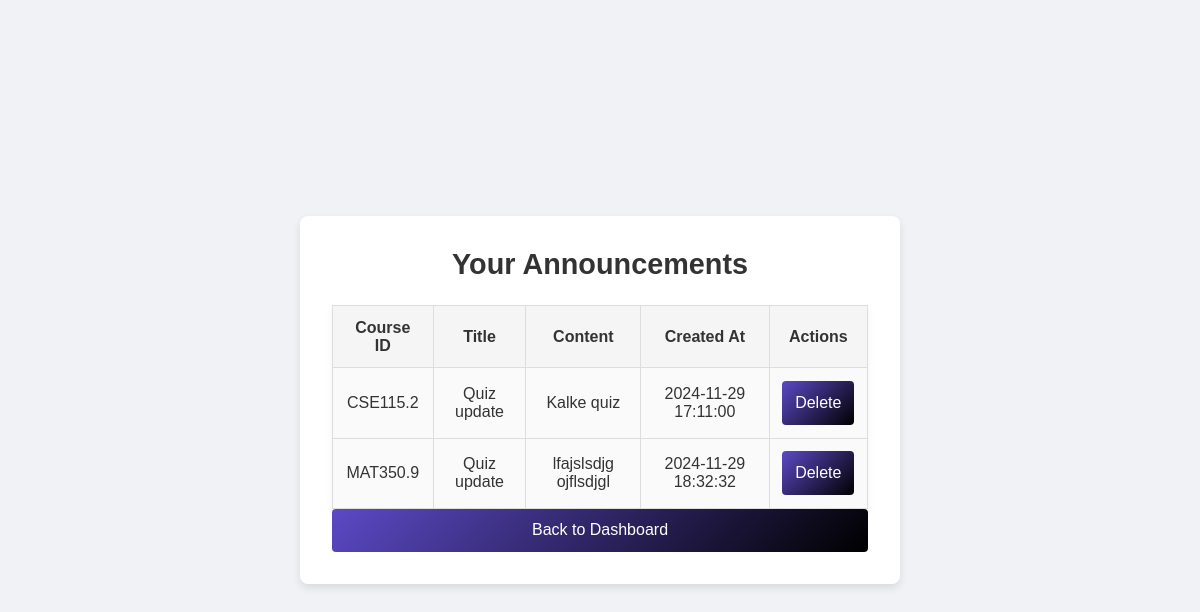
Before: /manage_announcements.php (signed in) with the older database file.
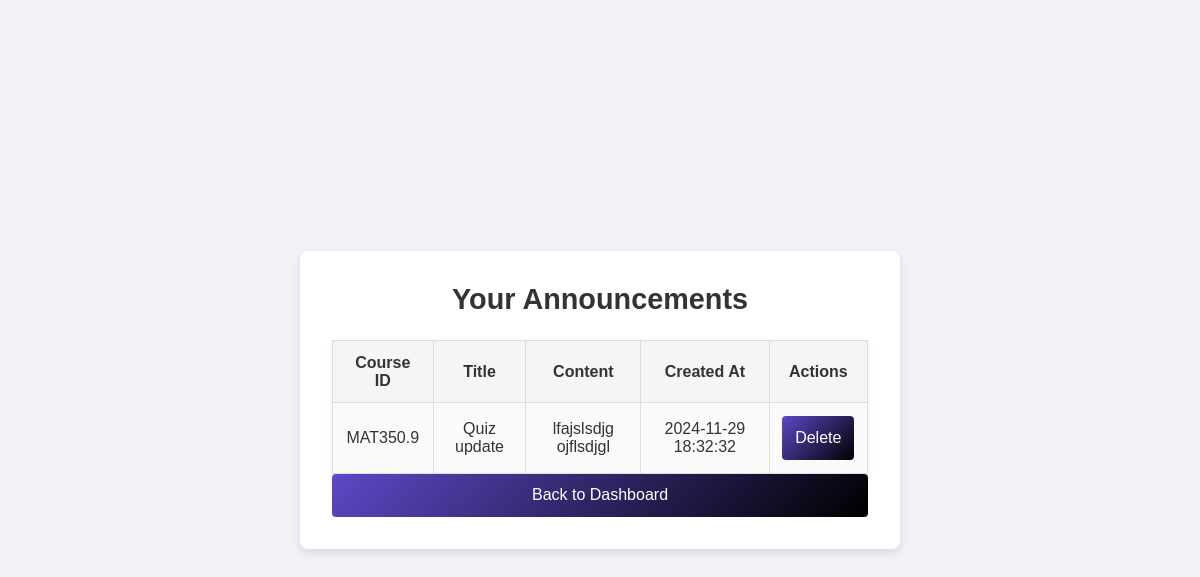
After: the same page with the newer database file.
### tables this page shows
CREATE TABLE `announcement` (
  `Announce_ID` int(10) NOT NULL,
  `UserID` varchar(50) NOT NULL,
  `Course_ID` varchar(20) NOT NULL,
  `Title` varchar(100) NOT NULL,
  `Content` longtext NOT NULL,
  `Created_At` timestamp NOT NULL DEFAULT current_timestamp() ON UPDATE current_timestamp()
);

### manage_announcements.php (the view, shortened to what this page needs)
<?php
$servername = "localhost";
$username = "root";
$password = "";
$dbname = "learning_platform";
$conn = new mysqli($servername, $username, $password, $dbname);
$user_id = $_SESSION['userID'];
$sql = "SELECT Announce_ID, Course_ID, Title, Content, Created_At FROM Announcement WHERE UserID = ?";
$stmt = $conn->prepare($sql);
$stmt->bind_param("s", $user_id);
$stmt->execute();
$result = $stmt->get_result();
?>
<!DOCTYPE html>
<html lang="en">
<head>
    <link rel="stylesheet" href="style.css">
</head>
<body>
    <div class="announcement-container">
        <h1>Your Announcements</h1>
        <?php if ($result->num_rows > 0): ?>
            <table>
                <thead>
                    <tr>
                        <th>Course ID</th>
                        <th>Title</th>
                        <th>Content</th>
                        <th>Created At</th>
                        <th>Actions</th>
                    </tr>
                </thead>
                <tbody>
                    <?php while ($row = $result->fetch_assoc()): ?>
                        <tr>
                            <td><?php echo htmlspecialchars($row['Course_ID']); ?></td>
                            <td><?php echo htmlspecialchars($row['Title']); ?></td>
                            <td><?php echo htmlspecialchars($row['Content']); ?></td>
                            <td><?php echo htmlspecialchars($row['Created_At']); ?></td>
                            <td>
                                <form action="delete_announcement.php" method="POST" style="display:inline;">
                                    <button type="submit" onclick="return confirm('Are you sure you want to delete this announcement?');">
                                        Delete
                                    </button>
                                </form>
                            </td>
                        </tr>
                    <?php endwhile; ?>
                </tbody>
            </table>
        <?php else: ?>
            <p>No announcements found.</p>
        <?php endif; ?>
        <a href="instructor_dashboard.html"><button>Back to Dashboard</button></a>
    </div>
</body>
</html>

### style.css (style rules this page uses)
* { margin: 0; padding: 0; box-sizing: border-box; font-family: Arial, sans-serif; }
body { display: flex; justify-content: center; align-items: center; min-height: 100vh; background: #f0f2f5; color: #333; }
button { width: 100%; padding: 0.8rem; background: linear-gradient(135deg, #5c49c6, #000000); color: #fff; border: none; border-radius: 4px; font-size: 1rem; cursor: pointer; transition: background 0.3s ease; }
a { color: #4CAF50; text-decoration: none; }
table { width: 100%; border-collapse: collapse; margin-top: 1rem; box-shadow: 0 4px 8px rgba(0, 0, 0, 0.05); }
th, td { padding: 0.8rem; border: 1px solid #ddd; color: #333; text-align: center; }
th { background-color: #f5f5f5; font-weight: bold; }
td { background-color: #fafafa; }
.announcement-container { max-width: 600px; margin: 2rem auto; padding: 2rem; background: #fff; border-radius: 8px; box-shadow: 0 4px 8px rgba(0, 0, 0, 0.1); }
.announcement-container h1 { text-align: center; margin-bottom: 1.5rem; font-size: 1.8rem; color: #333; }

Changed rows visible on the page:
removed announcement: Course_ID "CSE115.2", Title "Quiz update", Content "Kalke quiz", Created_At "2024-11-29 17:11:00"
